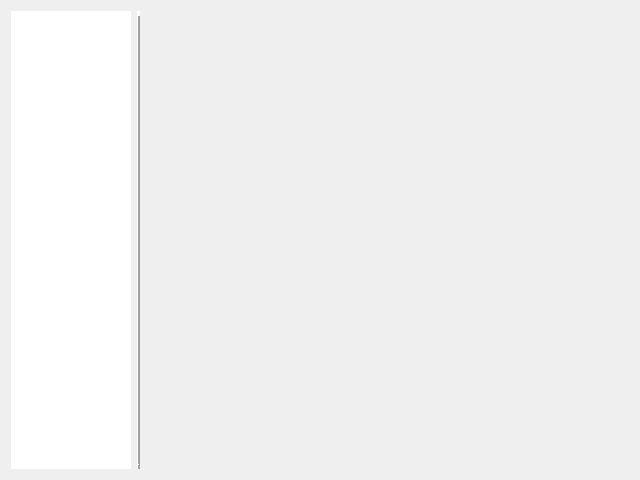
<?xml version="1.0" encoding="UTF-8"?>
<ui version="4.0">
 <class>Form</class>
 <widget class="QWidget" name="Form">
  <property name="geometry">
   <rect>
    <x>0</x>
    <y>0</y>
    <width>640</width>
    <height>480</height>
   </rect>
  </property>
  <property name="windowTitle">
   <string>Form</string>
  </property>
  <layout class="QHBoxLayout" name="horizontalLayout">
   <item>
    <widget class="QListWidget" name="listWidget">
     <property name="minimumSize">
      <size>
       <width>120</width>
       <height>0</height>
      </size>
     </property>
     <property name="maximumSize">
      <size>
       <width>120</width>
       <height>16777215</height>
      </size>
     </property>
     <property name="frameShape">
      <enum>QFrame::NoFrame</enum>
     </property>
    </widget>
   </item>
   <item>
    <widget class="Line" name="line">
     <property name="styleSheet">
      <string notr="true"/>
     </property>
     <property name="frameShadow">
      <enum>QFrame::Raised</enum>
     </property>
     <property name="lineWidth">
      <number>5</number>
     </property>
     <property name="orientation">
      <enum>Qt::Vertical</enum>
     </property>
    </widget>
   </item>
   <item>
    <widget class="QStackedWidget" name="stackedWidget"/>
   </item>
  </layout>
 </widget>
 <resources/>
 <connections/>
</ui>
